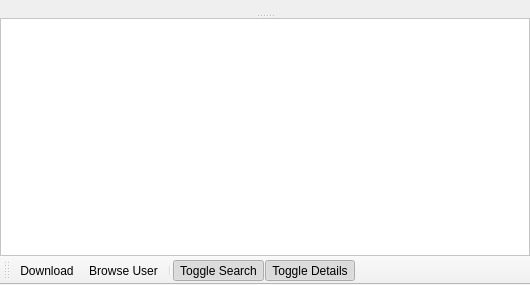
<?xml version="1.0" encoding="UTF-8"?>
<ui version="4.0">
 <class>WidgetSearchResults</class>
 <widget class="QMainWindow" name="WidgetSearchResults">
  <property name="geometry">
   <rect>
    <x>0</x>
    <y>0</y>
    <width>530</width>
    <height>285</height>
   </rect>
  </property>
  <property name="windowTitle">
   <string>MainWindow</string>
  </property>
  <widget class="QWidget" name="centralwidget">
   <layout class="QVBoxLayout" name="verticalLayout">
    <property name="spacing">
     <number>0</number>
    </property>
    <property name="margin">
     <number>0</number>
    </property>
    <item>
     <widget class="QSplitter" name="splitterSearchDetails">
      <property name="sizePolicy">
       <sizepolicy hsizetype="Expanding" vsizetype="Expanding">
        <horstretch>1</horstretch>
        <verstretch>0</verstretch>
       </sizepolicy>
      </property>
      <property name="orientation">
       <enum>Qt::Vertical</enum>
      </property>
      <widget class="QFrame" name="frameSearches">
       <property name="styleSheet">
        <string notr="true">QTabWidget::pane { /* The tab widget frame */
     border-top: 2px solid #C2C7CB;
 }

QTabWidget::pane { /* The tab widget frame */
     border-top: 2px solid transparent;
 }

 QTabWidget::tab-bar {
     left: 5px;  /* move to the right by 5px */
 }

 /* Style the tab using the tab sub-control. Note that
     it reads QTabBar _not_ QTabWidget */
 QTabBar::tab {
     background:transparent;
     border: 1px solid transparent;
     padding: 4px;
 }

 QTabBar::tab:selected, QTabBar::tab:hover {
     border: 1px solid rgb(78, 96, 255);
     background-color: qlineargradient(x1: 0, y1: 0, x2: 0, y2: 1, stop: 0 #dadbde, stop: 1 #f6f7fa);
 }</string>
       </property>
       <layout class="QGridLayout" name="gridLayout_61">
        <property name="margin">
         <number>0</number>
        </property>
        <property name="spacing">
         <number>0</number>
        </property>
        <item row="0" column="0">
         <widget class="QTabWidget" name="tabWidgetSearch">
          <property name="currentIndex">
           <number>-1</number>
          </property>
         </widget>
        </item>
       </layout>
      </widget>
      <widget class="QFrame" name="frameSearchDetails">
       <property name="frameShape">
        <enum>QFrame::NoFrame</enum>
       </property>
       <property name="frameShadow">
        <enum>QFrame::Raised</enum>
       </property>
       <layout class="QGridLayout" name="gridLayout_3">
        <property name="margin">
         <number>0</number>
        </property>
        <property name="spacing">
         <number>0</number>
        </property>
        <item row="0" column="0">
         <widget class="QScrollArea" name="scrollAreaSearchDetails">
          <property name="sizePolicy">
           <sizepolicy hsizetype="Preferred" vsizetype="Preferred">
            <horstretch>0</horstretch>
            <verstretch>0</verstretch>
           </sizepolicy>
          </property>
          <property name="styleSheet">
           <string notr="true">QFrame {
	background-color: rgb(255, 255, 255);
}</string>
          </property>
          <property name="widgetResizable">
           <bool>true</bool>
          </property>
          <widget class="QFrame" name="frameSearchDetailsContents">
           <property name="geometry">
            <rect>
             <x>0</x>
             <y>0</y>
             <width>528</width>
             <height>227</height>
            </rect>
           </property>
          </widget>
         </widget>
        </item>
       </layout>
      </widget>
     </widget>
    </item>
   </layout>
  </widget>
  <widget class="QToolBar" name="toolBar">
   <property name="windowTitle">
    <string>toolBar</string>
   </property>
   <property name="iconSize">
    <size>
     <width>20</width>
     <height>20</height>
    </size>
   </property>
   <property name="toolButtonStyle">
    <enum>Qt::ToolButtonTextBesideIcon</enum>
   </property>
   <attribute name="toolBarArea">
    <enum>BottomToolBarArea</enum>
   </attribute>
   <attribute name="toolBarBreak">
    <bool>false</bool>
   </attribute>
   <addaction name="actionSearchDownload"/>
   <addaction name="actionSearchBrowseUser"/>
   <addaction name="separator"/>
   <addaction name="actionSearchToggle"/>
   <addaction name="actionSeachDetailsToggle"/>
  </widget>
  <action name="actionSearchDownload">
   <property name="icon">
    <iconset resource="Resource.qrc">
     <normaloff>:/Resource/Generic/Download.png</normaloff>:/Resource/Generic/Download.png</iconset>
   </property>
   <property name="text">
    <string>Download</string>
   </property>
   <property name="toolTip">
    <string>Download</string>
   </property>
  </action>
  <action name="actionSearchBrowseUser">
   <property name="icon">
    <iconset resource="Resource.qrc">
     <normaloff>:/Resource/Network/Browse.png</normaloff>:/Resource/Network/Browse.png</iconset>
   </property>
   <property name="text">
    <string>Browse User</string>
   </property>
   <property name="toolTip">
    <string>Browse User</string>
   </property>
  </action>
  <action name="actionSearchToggle">
   <property name="checkable">
    <bool>true</bool>
   </property>
   <property name="checked">
    <bool>true</bool>
   </property>
   <property name="icon">
    <iconset resource="Resource.qrc">
     <normaloff>:/Resource/Generic/ShowSidebar.png</normaloff>
     <normalon>:/Resource/Generic/HideSidebar.png</normalon>:/Resource/Generic/ShowSidebar.png</iconset>
   </property>
   <property name="text">
    <string>Toggle Search</string>
   </property>
   <property name="toolTip">
    <string>Toggle Search</string>
   </property>
  </action>
  <action name="actionSeachDetailsToggle">
   <property name="checkable">
    <bool>true</bool>
   </property>
   <property name="checked">
    <bool>true</bool>
   </property>
   <property name="icon">
    <iconset resource="Resource.qrc">
     <normaloff>:/Resource/Generic/ShowSidebar.png</normaloff>
     <normalon>:/Resource/Generic/HideSidebar.png</normalon>:/Resource/Generic/ShowSidebar.png</iconset>
   </property>
   <property name="text">
    <string>Toggle Details</string>
   </property>
   <property name="toolTip">
    <string>Toggle Details</string>
   </property>
  </action>
 </widget>
 <resources>
  <include location="Resource.qrc"/>
 </resources>
 <connections/>
</ui>
